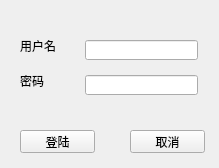
<?xml version="1.0" encoding="UTF-8"?>
<ui version="4.0">
 <class>QLoginEdit</class>
 <widget class="QWidget" name="QLoginEdit">
  <property name="geometry">
   <rect>
    <x>0</x>
    <y>0</y>
    <width>219</width>
    <height>168</height>
   </rect>
  </property>
  <property name="windowTitle">
   <string>QLoginEdit</string>
  </property>
  <widget class="QLineEdit" name="lineEdit">
   <property name="geometry">
    <rect>
     <x>85</x>
     <y>40</y>
     <width>113</width>
     <height>20</height>
    </rect>
   </property>
  </widget>
  <widget class="QLineEdit" name="lineEdit_2">
   <property name="geometry">
    <rect>
     <x>85</x>
     <y>75</y>
     <width>113</width>
     <height>20</height>
    </rect>
   </property>
   <property name="echoMode">
    <enum>QLineEdit::Password</enum>
   </property>
  </widget>
  <widget class="QLabel" name="label">
   <property name="geometry">
    <rect>
     <x>20</x>
     <y>40</y>
     <width>54</width>
     <height>12</height>
    </rect>
   </property>
   <property name="text">
    <string>用户名</string>
   </property>
  </widget>
  <widget class="QLabel" name="label_2">
   <property name="geometry">
    <rect>
     <x>20</x>
     <y>75</y>
     <width>54</width>
     <height>12</height>
    </rect>
   </property>
   <property name="text">
    <string>密码</string>
   </property>
  </widget>
  <widget class="QPushButton" name="pushButton">
   <property name="geometry">
    <rect>
     <x>20</x>
     <y>130</y>
     <width>75</width>
     <height>23</height>
    </rect>
   </property>
   <property name="text">
    <string>登陆</string>
   </property>
  </widget>
  <widget class="QPushButton" name="pushButton_2">
   <property name="geometry">
    <rect>
     <x>130</x>
     <y>130</y>
     <width>75</width>
     <height>23</height>
    </rect>
   </property>
   <property name="text">
    <string>取消</string>
   </property>
  </widget>
 </widget>
 <layoutdefault spacing="6" margin="11"/>
 <resources/>
 <connections/>
</ui>
